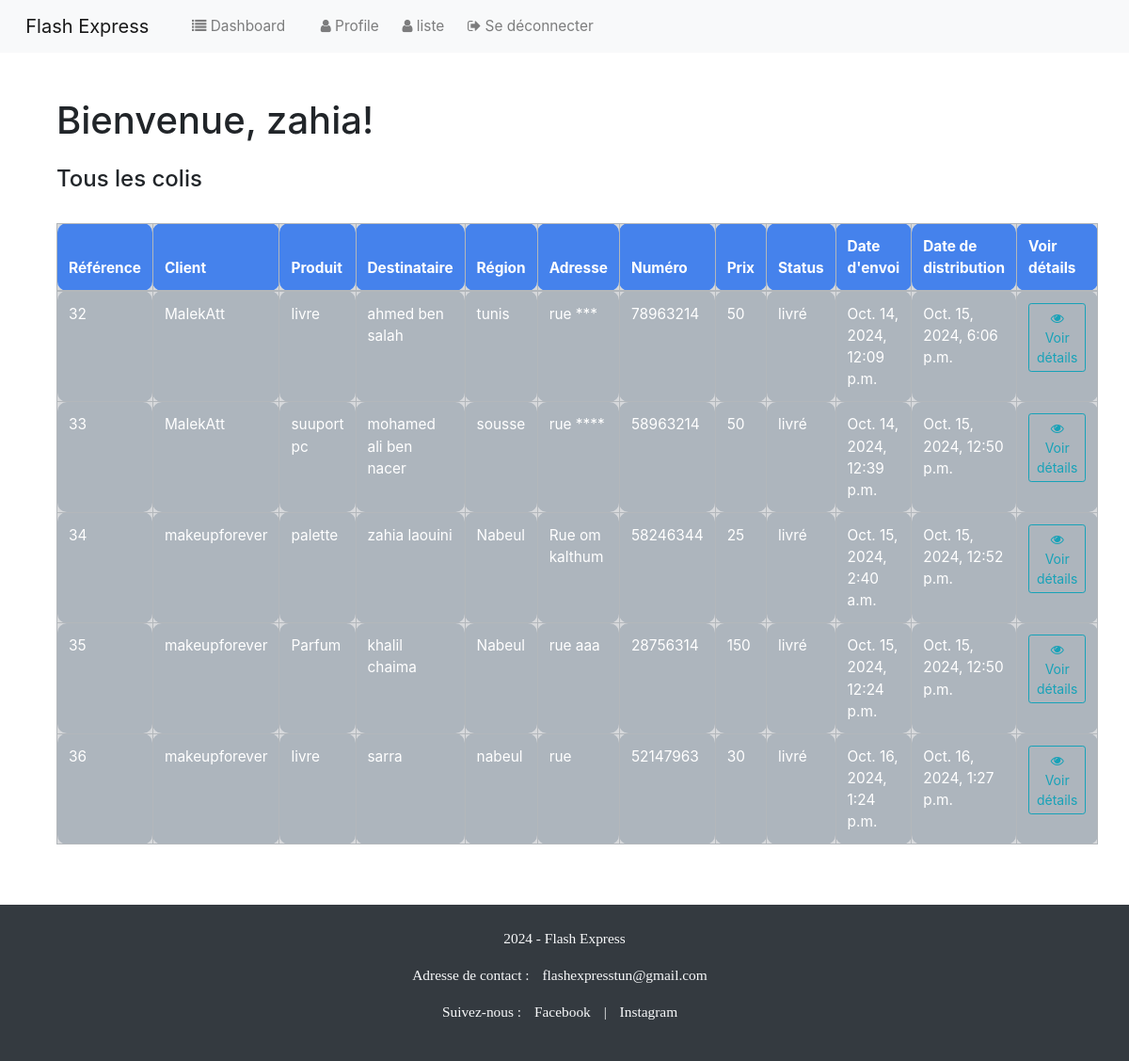
The page /dashboard/ (signed in) on the database its author committed.
### colis/models.py (models this page shows, shortened)
class Colis(models.Model):
    STATUS_CHOICES = (
        ('en cours', 'Pending'),
        ('livré', 'Accpted'),
        ('annulé', 'Refused'), )
    default_user = User.objects.get(pk=1)
    user = models.ForeignKey(User, on_delete=models.SET_NULL,null=True, blank=True , default=default_user.id)
    code = models.BigAutoField(primary_key=True)
    nom_produits = models.CharField(max_length=100)
    nom_destinataire = models.CharField(max_length=100)
    adr_destinataire = models.CharField(max_length=30)
    region = models.CharField(max_length=30)
    num_destinataire = models.CharField(max_length=100)
    prix = models.CharField(max_length=100)
    status = models.CharField(max_length=20, choices=STATUS_CHOICES, default='en cours')
    date_distribution = models.DateTimeField(null=True, blank=True)
    date_envoi = models.DateTimeField(null=True, blank=True)

### colis/views.py (the view)
# urls.py: path('dashboard/', views.dashboard, name='dashboard'),
@login_required(login_url='login')
def dashboard(request):
    if request.user.is_superuser:  # Vérifie si l'utilisateur est un administrateur
        all_colis = Colis.objects.all()  # Récupère tous les colis dans la base de données
        return render(request, 'colis/dashboard.html', {'all_colis': all_colis})
    else:
        return redirect('home')

### colis/templates/colis/dashboard.html
{% extends 'colis/base.html' %}
{% block content %}
<div class="container">
    <h1 class="my-4">Bienvenue, {{ user.username }}!</h1>
    <div class="d-flex justify-content-between mb-4">
        <h4>Tous les colis</h4>
    </div>
    {% if all_colis %}
        <table class="table table-secondary table-hover table-bordered">
            <thead class="table-primary">
                <tr>
                    <th scope="col">Référence</th>
                    <th scope="col">Client</th>
                    <th scope="col">Produit</th>
                    <th scope="col">Destinataire</th>
                    <th scope="col">Région</th>
                    <th scope="col">Adresse</th>
                    <th scope="col">Numéro</th>
                    <th scope="col">Prix</th>
                    <th scope="col">Status</th>
                    <th scope="col">Date d'envoi</th>
                    <th scope="col">Date de distribution</th>
                    <th scope="col">Voir détails</th>
                </tr>
            </thead>
            <tbody>
                {% for coli in all_colis %}
                    <tr>
                        <td>{{ coli.code }}</td>
                        <td>{{ coli.user }}</td>
                        <td>{{ coli.nom_produits }}</td>
                        <td>{{ coli.nom_destinataire }}</td>
                        <td>{{ coli.region }}</td>
                        <td>{{ coli.adr_destinataire }}</td>
                        <td>{{ coli.num_destinataire }}</td>
                        <td>{{ coli.prix }}</td>
                        <td>{{ coli.status }}</td>
                        <td>{{ coli.date_envoi }}</td>
                        <td>{{ coli.date_distribution }}</td>
                        <td>
                            <a class="btn btn-outline-info btn-sm" href="{% url 'coli' coli.pk %}">
                                <i class="fa fa-eye" aria-hidden="true"></i> Voir détails
                            </a>
                        </td>
                    </tr>
                {% endfor %}
            </tbody>
        </table>
    {% else %}
        <div class="alert alert-info">
            <p>Aucun colis n'a été trouvé.</p>
        </div>
    {% endif %}
</div>
{% endblock %}

### colis/templates/colis/base.html (shortened to what this page needs)
{% load static %}
<!DOCTYPE html>
<html lang="en">
<head>
    <link rel="stylesheet" href="https://stackpath.bootstrapcdn.com/bootstrap/4.3.1/css/bootstrap.min.css">
    <link rel="stylesheet" type="text/css" href="https://bootswatch.com/5/litera/bootstrap.min.css">
    <link rel="stylesheet" type="text/css" href="{% static 'css/styles.css' %}">
  <link rel="stylesheet" href="https://cdnjs.cloudflare.com/ajax/libs/font-awesome/4.7.0/css/font-awesome.min.css">
</head>
<body>
    {% include 'colis/navbar.html' %}
 <div class="container">
 <br>
 {% block content %}
 {% endblock %}
 </div>
    <link href="https://stackpath.bootstrapcdn.com/bootstrap/4.5.2/css/bootstrap.min.css" rel="stylesheet">
 <br>
 <br>
    {% include 'colis/footer.html' %}
</body>
</html>

### colis/templates/colis/navbar.html (shortened to what this page needs)
<nav class="navbar navbar-expand-lg navbar-light bg-light">
    <a class="navbar-brand" href="{% url 'home' %}">
        &nbsp; Flash Express
    </a>
    <div class="collapse navbar-collapse" id="navbarNavDropdown">
        <ul class="navbar-nav mr-auto">
            {% if user.is_authenticated %}
            {% if user.is_staff %}
              <li class="nav-item">
                <a class="nav-link" href="{% url 'dashboard' %}"><i class="fa fa-list" aria-hidden="true"></i>  Dashboard</a>
              </li>
            {% else %}
              <li class="nav-item">
                <a class="nav-link" href="{% url 'user_dashboard' %}"><i class="fa fa-list" aria-hidden="true"></i>  Dashboard </a>
              </li>
              {% endif %}
            <ul class="navbar-nav ml-auto">
              <li class="nav-item ml-auto">
                <a class="nav-link" href="{% url 'view_account' %}"><i class="fa fa-user" aria-hidden="true"></i>  Profile &nbsp; </a>
              </li>
          </ul>
          <ul class="navbar-nav ml-auto">
            {% if user.is_staff %}
                <li class="nav-item ml-auto">
                    <a class="nav-link" href="{% url 'admin_view_profiles' %}">
                        <i class="fa fa-user" aria-hidden="true"></i> liste &nbsp;
                    </a>
                </li>
            {% endif %}
            </ul>
            <li class="nav-item">
              <a class="nav-link" href="{% url 'logout' %}"><i class="fa fa-sign-out" aria-hidden="true"></i> Se déconnecter </a>
            </li>
        </ul> </div>
        {% endif %}
</nav>

### colis/templates/colis/footer.html (shortened to what this page needs)
{% load static %}
  <footer class="footer bg-dark text-light py-4 mt-auto">
    <div class="container text-center">
        <p> 2024 - Flash Express </p>
        <p>Adresse de contact : <a href="mailto:flashexpresstun@gmail.com" class="text-light">flashexpresstun@gmail.com</a></p>
        <p>
            Suivez-nous :
            <a href="https://www.facebook.com/FlashExpressTN" class="text-light">Facebook</a> |
            <a href="https://www.instagram.com/steflashexpresse" class="text-light">Instagram</a>
        </p>
    </div>
 </footer>

### static/css/styles.css (style rules this page uses)
th, td { padding: 8px; text-align: left; border-radius: 10px; }
.footer { background-color: #343a40; color: #fff; padding: 20px 0; text-align: center; position: relative; bottom: 0; width: 100%; }
.footer a { color: #fff; text-decoration: none; margin: 0 10px; }

### rows shown on the page
Colis: code "32", user "MalekAtt", nom_produits "livre", nom_destinataire "ahmed ben salah", region "tunis", adr_destinataire "rue ***", num_destinataire "78963214", prix "50", status "livré", date_envoi "Oct. 14, 2024, 12:09 p.m.", date_distribution "Oct. 15, 2024, 6:06 p.m."
Colis: code "33", user "MalekAtt", nom_produits "suuport pc", nom_destinataire "mohamed ali ben nacer", region "sousse", adr_destinataire "rue ****", num_destinataire "58963214", prix "50", status "livré", date_envoi "Oct. 14, 2024, 12:39 p.m.", date_distribution "Oct. 15, 2024, 12:50 p.m."
Colis: code "34", user "makeupforever", nom_produits "palette", nom_destinataire "zahia laouini", region "Nabeul", adr_destinataire "Rue om kalthum", num_destinataire "58246344", prix "25", status "livré", date_envoi "Oct. 15, 2024, 2:40 a.m.", date_distribution "Oct. 15, 2024, 12:52 p.m."
Colis: code "35", user "makeupforever", nom_produits "Parfum", nom_destinataire "khalil chaima", region "Nabeul", adr_destinataire "rue aaa", num_destinataire "28756314", prix "150", status "livré", date_envoi "Oct. 15, 2024, 12:24 p.m.", date_distribution "Oct. 15, 2024, 12:50 p.m."
Colis: code "36", user "makeupforever", nom_produits "livre", nom_destinataire "sarra", region "nabeul", adr_destinataire "rue", num_destinataire "52147963", prix "30", status "livré", date_envoi "Oct. 16, 2024, 1:24 p.m.", date_distribution "Oct. 16, 2024, 1:27 p.m."

### other values the page prints
{{ user.username }} "zahia"
